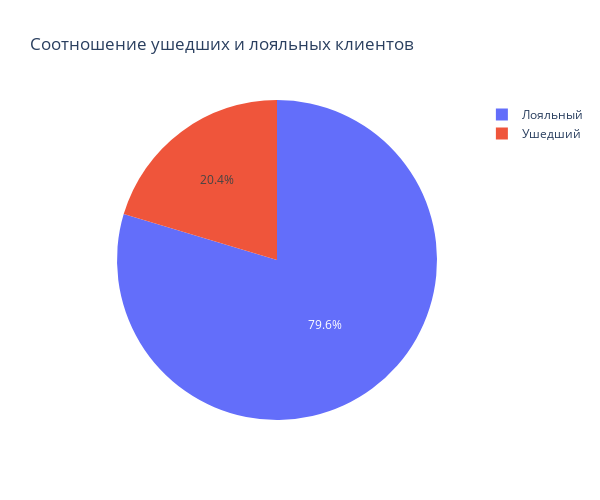
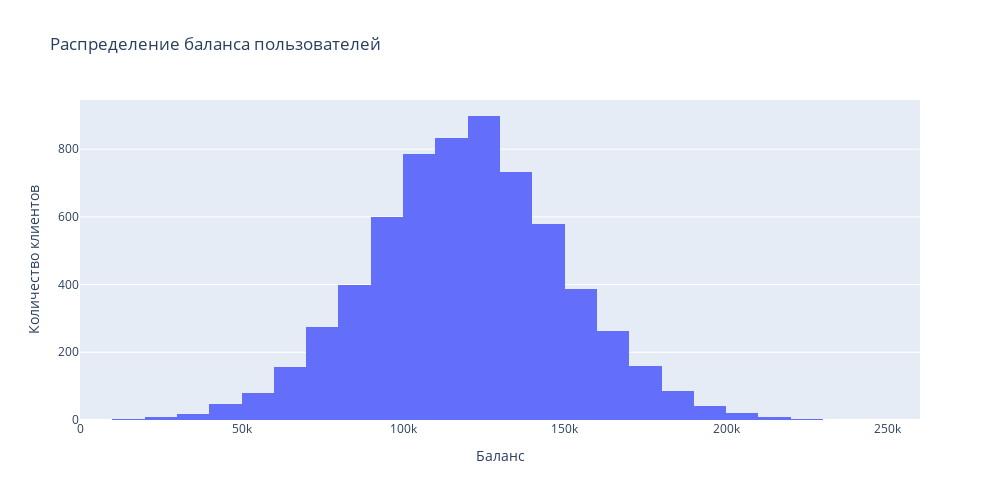
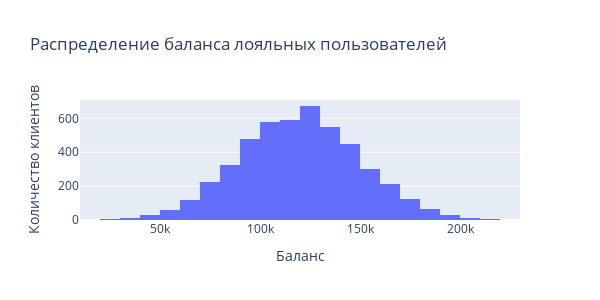
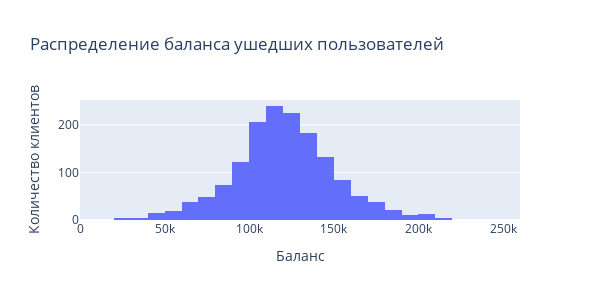

Notebook source saved alongside these figures, in order:
### Markdown cell above
### Задание 5.0 (не оценивается)

Для полноты задачи проведите небольшой разведывательный анализ данных. Постройте графики распределения целевого признака, диаграммы и графики, показывающие взаимосвязь между исходными признаками и целевым признаком, а также другие диаграммы, иллюстрирующие предоставленные данные. 

**Совет:** воспользуйтесь кодом, который вы писали, выполняя задания в модуле «PYTHON-13. Визуализация данных».

### Code cell
# Ваш код здесь
# Каково соотношение ушедших и лояльных клиентов?
churn_data['Лояльность'] = churn_data['Exited'].apply(lambda x: 'Лояльный' if x==0 else 'Ушедший')
fig1=px.pie(
    data_frame=churn_data,
    values=churn_data['Лояльность'].value_counts().values,
    names=churn_data['Лояльность'].value_counts().index,
    width=600,
    height=500,
    title='Соотношение ушедших и лояльных клиентов'
)
fig1.show()

# График, показывающий распределение баланса пользователей, у которых на счету больше 2 500 долларов.
hist_data = churn_data[churn_data['Balance']>2500]
fig2 = px.histogram(
    data_frame=hist_data,
    x='Balance',
    height=500,
    width=1000,
    nbins=30,
    title='Распределение баланса пользователей'
)
fig2.update_layout(xaxis_title='Баланс', yaxis_title='Количество клиентов')
fig2.show()

# Строю два графика распределения баланса лояльных и ушедших пользователей для сравнения

hist_data = churn_data[(churn_data['Balance']>2500)&(churn_data['Лояльность']=='Лояльный')]
trace1 = px.histogram(
    data_frame=hist_data,
    x='Balance',
    height=300,
    width=600,
    nbins=30,
    title='Распределение баланса лояльных пользователей'
)
hist_data_2 = churn_data[(churn_data['Balance']>2500)&(churn_data['Лояльность']=='Ушедший')]
trace2 = px.histogram(
    data_frame=hist_data_2,
    x='Balance',
    height=300,
    width=600,
    nbins=30,
    title='Распределение баланса ушедших пользователей'
)
trace1.update_layout(xaxis_title='Баланс', yaxis_title='Количество клиентов')
trace2.update_layout(xaxis_title='Баланс', yaxis_title='Количество клиентов')
trace1.show()
trace2.show()

# Распределение баланса клиента в разрезе признака оттока.
fig3 = px.box(
    data_frame=churn_data,
    x='Лояльность',
    y='Balance',
    labels={'Balance':'Баланс'},
    title='Распределение баланса клиента в разрезе признака оттока'
)
fig3.show()

# Распределение возраста в разрезе признака оттока.
fig4 = px.box(
    data_frame=churn_data,
    x='Лояльность',
    y='Age',
    labels={'Age':'Возраст'},
    title='Распределение возраста клиента в разрезе признака оттока'
)
fig4.show()

# Кто чаще уходит, мужчины или женщины?
bar_data = churn_data.groupby(['Gender'])['Exited'].mean()*100
fig5 = px.bar(
    data_frame=bar_data,
    x=bar_data.index,
    y='Exited',
    text='Exited',
    labels={'Gender':'Пол', 'Exited':'Доля ушедших клиентов'},
    height=500,
    width=800,
    title='Доли ушедших клиенов в зависимости от пола'
)
fig5.update_traces( 
    texttemplate = "%{value:.2f}%"
) 
fig5.show()

# Как отток клиентов зависит от числа приобретённых у банка услуг?
pivot = churn_data.pivot_table(
    'CustomerId',
    index='NumOfProducts',
    columns='Лояльность',
    aggfunc='count'
)
pivot = pivot.fillna(0)
fig6 = px.bar(
    pivot,
    barmode='group',
    labels={'NumOfProducts':'Количество продуктов', 'value':'Количество клиентов'},
    title="Зависимость оттока клиенов от числа приобретённых у банка услуг"
    )
fig6.show()

# Как влияет наличие статуса активного клиента на отток клиентов?
churn_data['Активность'] = churn_data['IsActiveMember'].apply(lambda x: 'Неактивный' if x==0 else 'Активный')
pivot = churn_data.pivot_table(
    'CustomerId',
    index='Активность',
    columns='Лояльность',
    aggfunc='count'
)
pivot = pivot.fillna(0)
fig7 = px.bar(
    pivot,
    barmode='group',
    labels={'value':'Количество клиентов'},
    title="Зависимость оттока клиенов от числа приобретённых у банка услуг"
    )
fig7.show()

# В какой стране доля ушедших клиентов больше?
pivot = churn_data.pivot_table(
    values='Exited',
    index='Geography',
    aggfunc='mean'
)
fig8 = px.choropleth(
    data_frame=pivot,
    locations=pivot.index,
    locationmode = "country names",
    color="Exited",
    range_color=[0, 0.35],
    labels={'Exited':'Доля ушедших клиентов'},
    title='Распределение ушедших клиентов по странам',
    width=800,
    height=500,
    color_continuous_scale='Reds'
)
fig8.show()

### Figure 1 — Plotly figure (JSON) as saved in the notebook; plotly's stock layout.template omitted (floating-point values rounded to 4 significant figures)
{"data": [{"domain": {"x": [0, 1], "y": [0, 1]}, "hovertemplate": "label=%{label}<br>value=%{value}<extra></extra>", "labels": ["Лояльный", "Ушедший"], "legendgroup": "", "name": "", "showlegend": true, "type": "pie", "values": [7963, 2037]}], "layout": {"height": 500, "legend": {"tracegroupgap": 0}, "title": {"text": "Соотношение ушедших и лояльных клиентов"}, "width": 600}}

### Figure 2 — Plotly figure (JSON) as saved in the notebook; plotly's stock layout.template omitted (floating-point values rounded to 4 significant figures; data arrays with more than 128 entries replaced by an {"elided": "..."} marker saying what was removed)
{"data": [{"alignmentgroup": "True", "bingroup": "x", "hovertemplate": "Balance=%{x}<br>count=%{y}<extra></extra>", "legendgroup": "", "marker": {"color": "#636efa", "pattern": {"shape": ""}}, "name": "", "nbinsx": 30, "offsetgroup": "", "orientation": "v", "showlegend": false, "type": "histogram", "x": {"elided": "6383 float values"}, "xaxis": "x", "yaxis": "y"}], "layout": {"barmode": "relative", "height": 500, "legend": {"tracegroupgap": 0}, "title": {"text": "Распределение баланса пользователей"}, "width": 1000, "xaxis": {"anchor": "y", "domain": [0, 1], "title": {"text": "Баланс"}}, "yaxis": {"anchor": "x", "domain": [0, 1], "title": {"text": "Количество клиентов"}}}}

### Figure 3 — Plotly figure (JSON) as saved in the notebook; plotly's stock layout.template omitted (floating-point values rounded to 4 significant figures; data arrays with more than 128 entries replaced by an {"elided": "..."} marker saying what was removed)
{"data": [{"alignmentgroup": "True", "bingroup": "x", "hovertemplate": "Balance=%{x}<br>count=%{y}<extra></extra>", "legendgroup": "", "marker": {"color": "#636efa", "pattern": {"shape": ""}}, "name": "", "nbinsx": 30, "offsetgroup": "", "orientation": "v", "showlegend": false, "type": "histogram", "x": {"elided": "4846 float values"}, "xaxis": "x", "yaxis": "y"}], "layout": {"barmode": "relative", "height": 300, "legend": {"tracegroupgap": 0}, "title": {"text": "Распределение баланса лояльных пользователей"}, "width": 600, "xaxis": {"anchor": "y", "domain": [0, 1], "title": {"text": "Баланс"}}, "yaxis": {"anchor": "x", "domain": [0, 1], "title": {"text": "Количество клиентов"}}}}

### Figure 4 — Plotly figure (JSON) as saved in the notebook; plotly's stock layout.template omitted (floating-point values rounded to 4 significant figures; data arrays with more than 128 entries replaced by an {"elided": "..."} marker saying what was removed)
{"data": [{"alignmentgroup": "True", "bingroup": "x", "hovertemplate": "Balance=%{x}<br>count=%{y}<extra></extra>", "legendgroup": "", "marker": {"color": "#636efa", "pattern": {"shape": ""}}, "name": "", "nbinsx": 30, "offsetgroup": "", "orientation": "v", "showlegend": false, "type": "histogram", "x": {"elided": "1537 float values"}, "xaxis": "x", "yaxis": "y"}], "layout": {"barmode": "relative", "height": 300, "legend": {"tracegroupgap": 0}, "title": {"text": "Распределение баланса ушедших пользователей"}, "width": 600, "xaxis": {"anchor": "y", "domain": [0, 1], "title": {"text": "Баланс"}}, "yaxis": {"anchor": "x", "domain": [0, 1], "title": {"text": "Количество клиентов"}}}}
